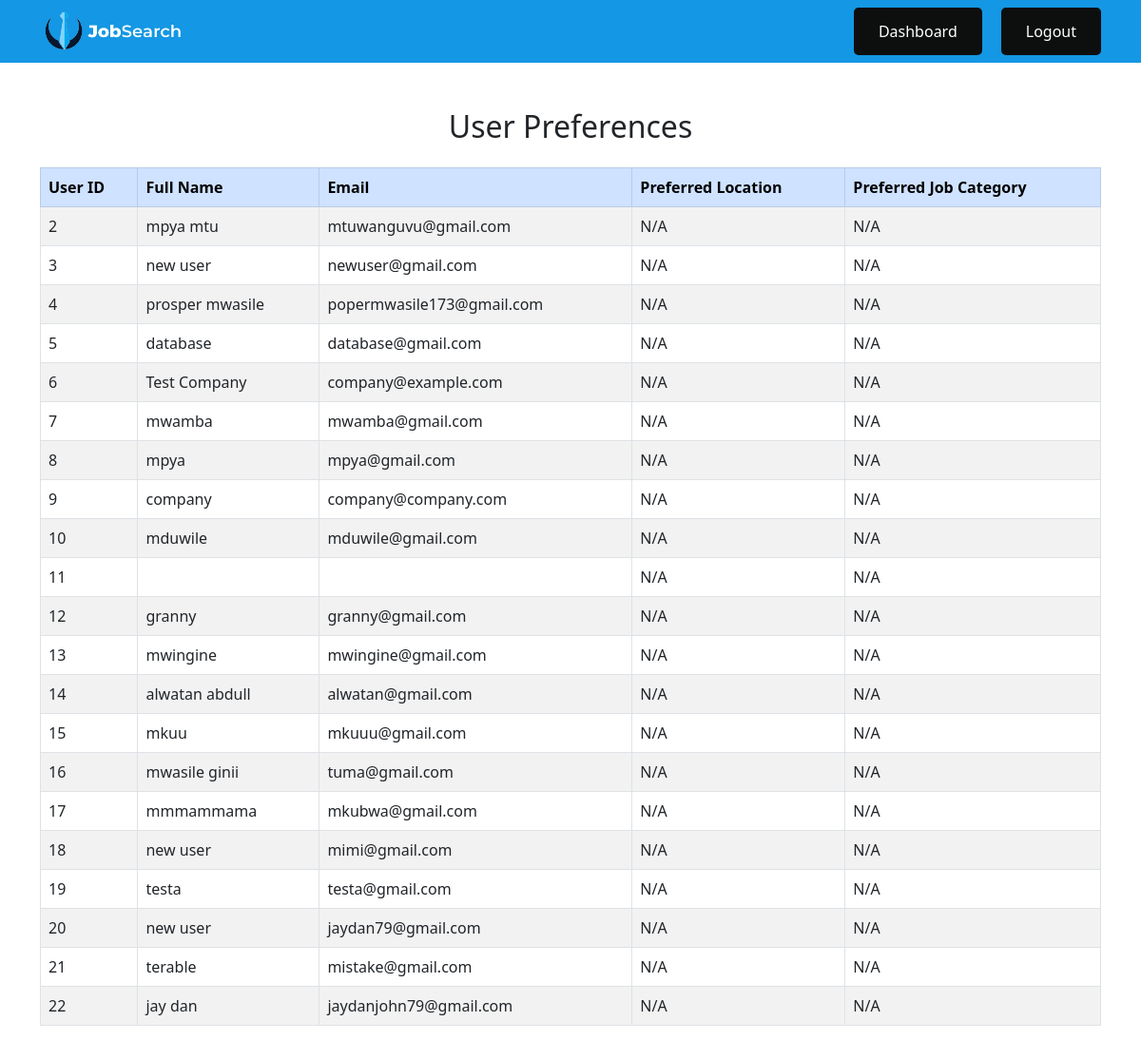
/dashboards/user_preferences.php (signed in), run on the app's committed database.
### tables this page shows
CREATE TABLE `users` (
  `user_id` int(11) NOT NULL,
  `full_name` varchar(100) NOT NULL,
  `email` varchar(100) NOT NULL,
  `password_hash` varchar(255) NOT NULL,
  `role_id` int(11) NOT NULL,
  `profile_picture` varchar(255) NOT NULL DEFAULT '../uploads/default_profile.png',
  `created_at` timestamp NULL DEFAULT current_timestamp()
);

### dashboards/user_preferences.php (the view, shortened to what this page needs)
<?php
require_once '../includes/db.php';
$sql = "
    SELECT
        u.user_id,
        u.full_name,
        u.email,
        up.preferred_location_id,
        CONCAT(l.city, ', ', l.region, ', ', l.country) AS location_name,
        up.preferred_category_id,
        c.name AS category_name
    FROM users u
    LEFT JOIN user_preferences up ON u.user_id = up.user_id
    LEFT JOIN locations l ON up.preferred_location_id = l.location_id
    LEFT JOIN categories c ON up.preferred_category_id = c.category_id
    ORDER BY u.user_id
";
$stmt = $pdo->query($sql);
$preferences = $stmt->fetchAll(PDO::FETCH_ASSOC);
?>
<!DOCTYPE html>
<html lang="en">
<head>
    <link href="https://cdn.jsdelivr.net/npm/bootstrap@5.3.0/dist/css/bootstrap.min.css" rel="stylesheet" />
    <link rel="stylesheet"href="../assets/main_nav.css">
</head>
<body>
    <nav class="navbar navbar-expand-lg navbar-dark bg-primary">
        <div class="container">
            <img src="/templates/pwk.png" alt="Logo" style="max-width:150px;" />
            <div class="collapse navbar-collapse justify-content-end" id="navbarNav">
                <ul class="navbar-nav">
                    <li class="nav-item"><a class="nav-link" href="super_admin_dashboard.php">Dashboard</a></li>
                    <li class="nav-item"><a class="nav-link" href="../logout.php">Logout</a></li>
                </ul>
            </div>
        </div>
    </nav>
    <div class="container mt-5">
        <h2 class="text-center mb-4">User Preferences</h2>
        <table class="table table-bordered table-striped">
            <thead class="table-primary">
                <tr>
                    <th>User ID</th>
                    <th>Full Name</th>
                    <th>Email</th>
                    <th>Preferred Location</th>
                    <th>Preferred Job Category</th>
                </tr>
            </thead>
            <tbody>
                <?php if (count($preferences) === 0): ?>
                    <tr>
                        <td colspan="5" class="text-center">No user preferences found.</td>
                    </tr>
                <?php else: ?>
                    <?php foreach ($preferences as $pref): ?>
                        <tr>
                            <td><?= htmlspecialchars($pref['user_id']) ?></td>
                            <td><?= htmlspecialchars($pref['full_name']) ?></td>
                            <td><?= htmlspecialchars($pref['email']) ?></td>
                            <td><?= htmlspecialchars($pref['location_name'] ?? 'N/A') ?></td>
                            <td><?= htmlspecialchars($pref['category_name'] ?? 'N/A') ?></td>
                        </tr>
                    <?php endforeach; ?>
                <?php endif; ?>
            </tbody>
        </table>
    </div>
</body>
</html>

### assets/main_nav.css (style rules this page uses)
.nav-item { margin-left: 20px; background-color: rgb(13, 14, 14); border-radius: 5px; padding: 5px 10px; }
.nav-link { color: white !important; }
.bg-primary { background-color: #1497e4 !important; }
.navbar-nav .nav-link { color: white !important; transition: background-color 0.3s ease, transform 0.2s ease; padding: 0.5rem 1rem !important; border-radius: 4px; }

### data on the page
users: user_id "2", full_name "mpya mtu", email "mtuwanguvu@gmail.com", location_name "N/A", category_name "N/A"
users: user_id "3", full_name "new user", email "newuser@gmail.com", location_name "N/A", category_name "N/A"
users: user_id "4", full_name "prosper mwasile", email "popermwasile173@gmail.com", location_name "N/A", category_name "N/A"
users: user_id "5", full_name "database", email "database@gmail.com", location_name "N/A", category_name "N/A"
users: user_id "6", full_name "Test Company", email "company@example.com", location_name "N/A", category_name "N/A"
users: user_id "7", full_name "mwamba", email "mwamba@gmail.com", location_name "N/A", category_name "N/A"
users: user_id "8", full_name "mpya", email "mpya@gmail.com", location_name "N/A", category_name "N/A"
users: user_id "9", full_name "company", email "company@company.com", location_name "N/A", category_name "N/A"
users: user_id "10", full_name "mduwile", email "mduwile@gmail.com", location_name "N/A", category_name "N/A"
users: user_id "11", location_name "N/A", category_name "N/A"
users: user_id "12", full_name "granny", email "granny@gmail.com", location_name "N/A", category_name "N/A"
users: user_id "13", full_name "mwingine", email "mwingine@gmail.com", location_name "N/A", category_name "N/A"
users: user_id "14", full_name "alwatan abdull", email "alwatan@gmail.com", location_name "N/A", category_name "N/A"
users: user_id "15", full_name "mkuu", email "mkuuu@gmail.com", location_name "N/A", category_name "N/A"
users: user_id "16", full_name "mwasile ginii", email "tuma@gmail.com", location_name "N/A", category_name "N/A"
users: user_id "17", full_name "mmmammama", email "mkubwa@gmail.com", location_name "N/A", category_name "N/A"
users: user_id "18", full_name "new user", email "mimi@gmail.com", location_name "N/A", category_name "N/A"
users: user_id "19", full_name "testa", email "testa@gmail.com", location_name "N/A", category_name "N/A"
users: user_id "20", full_name "new user", email "jaydan79@gmail.com", location_name "N/A", category_name "N/A"
users: user_id "21", full_name "terable", email "mistake@gmail.com", location_name "N/A", category_name "N/A"
users: user_id "22", full_name "jay dan", email "jaydanjohn79@gmail.com", location_name "N/A", category_name "N/A"
